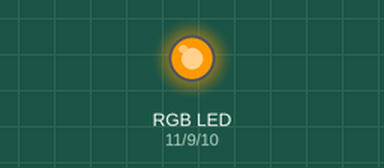
This sketch was run on a simulated Arduino Uno, built with avr-gcc and run on an emulated ATmega328P. Shown: an RGB LED mixed from three pins (HIGH = lit). Dim RGB values are drawn brighter than linear.

Above: at 0.05 s.
At 1.25 s:
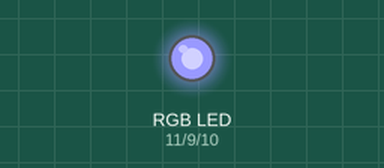
At 2.5 s:
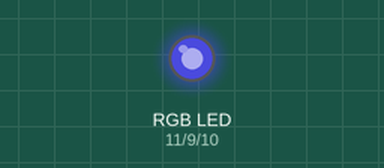
At 3.75 s:
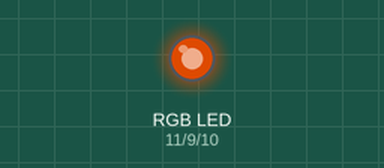
At 5.0 s:
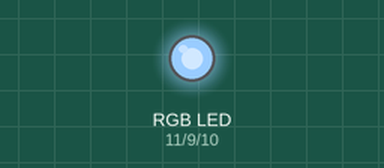
Timing chart, 0 to 6.5 s (numbered marks = the images above):
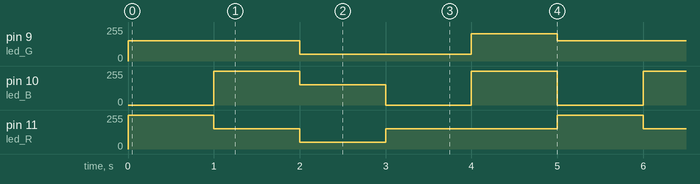

The sketch:

RGB_LED2.ino
```cpp
int led_G = 9;
int led_B = 10;
int led_R = 11;

void setup(){
  pinMode(led_G, OUTPUT);
  pinMode(led_B, OUTPUT);
  pinMode(led_R, OUTPUT);
}

void loop(){
  rgb_led(255,153,0);
  delay(1000);

  rgb_led(153,153,255);
  delay(1000);

  rgb_led(51,51,153);
  delay(1000);

  rgb_led(153,51,0);
  delay(1000);

  rgb_led(153,204,255);
  delay(1000);

}

void rgb_led(int r, int g, int b){
  analogWrite(led_R, r);
  analogWrite(led_G, g);
  analogWrite(led_B, b);

}
```

Measured:
- by itself, pin 9 (led_G): repeats every 5.0 s: 51/255 2.0 s, 204/255 1.0 s, 153/255 2.0 s
- by itself, pin 10 (led_B): repeats every 5.0 s: 153/255 1.0 s, 2 × (0/255 1.0 s, 255/255 1.0 s)
- by itself, pin 11 (led_R): repeats every 5.0 s: 153/255 1.0 s, 51/255 1.0 s, 153/255 2.0 s, 255/255 1.0 s
